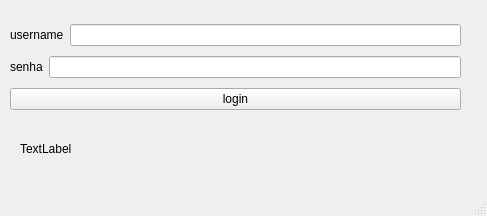
<?xml version="1.0" encoding="UTF-8"?>
<ui version="4.0">
 <class>JanelaLogin</class>
 <widget class="QMainWindow" name="JanelaLogin">
  <property name="geometry">
   <rect>
    <x>0</x>
    <y>0</y>
    <width>487</width>
    <height>216</height>
   </rect>
  </property>
  <property name="windowTitle">
   <string>JanelaLogin</string>
  </property>
  <widget class="QWidget" name="centralwidget">
   <widget class="QLabel" name="label">
    <property name="geometry">
     <rect>
      <x>20</x>
      <y>140</y>
      <width>101</width>
      <height>18</height>
     </rect>
    </property>
    <property name="text">
     <string>TextLabel</string>
    </property>
   </widget>
   <widget class="QWidget" name="">
    <property name="geometry">
     <rect>
      <x>10</x>
      <y>20</y>
      <width>451</width>
      <height>96</height>
     </rect>
    </property>
    <layout class="QVBoxLayout" name="verticalLayout">
     <item>
      <layout class="QHBoxLayout" name="horizontalLayout">
       <item>
        <widget class="QLabel" name="label_2">
         <property name="text">
          <string>username</string>
         </property>
        </widget>
       </item>
       <item>
        <widget class="QLineEdit" name="txt_username"/>
       </item>
      </layout>
     </item>
     <item>
      <layout class="QHBoxLayout" name="horizontalLayout_2">
       <item>
        <widget class="QLabel" name="label_3">
         <property name="text">
          <string>senha</string>
         </property>
        </widget>
       </item>
       <item>
        <widget class="QLineEdit" name="txt_senha">
         <property name="echoMode">
          <enum>QLineEdit::Password</enum>
         </property>
        </widget>
       </item>
      </layout>
     </item>
     <item>
      <widget class="QPushButton" name="btn_login">
       <property name="text">
        <string>login</string>
       </property>
      </widget>
     </item>
    </layout>
   </widget>
  </widget>
  <widget class="QMenuBar" name="menubar">
   <property name="geometry">
    <rect>
     <x>0</x>
     <y>0</y>
     <width>487</width>
     <height>23</height>
    </rect>
   </property>
  </widget>
  <widget class="QStatusBar" name="statusbar"/>
 </widget>
 <resources/>
 <connections/>
</ui>
